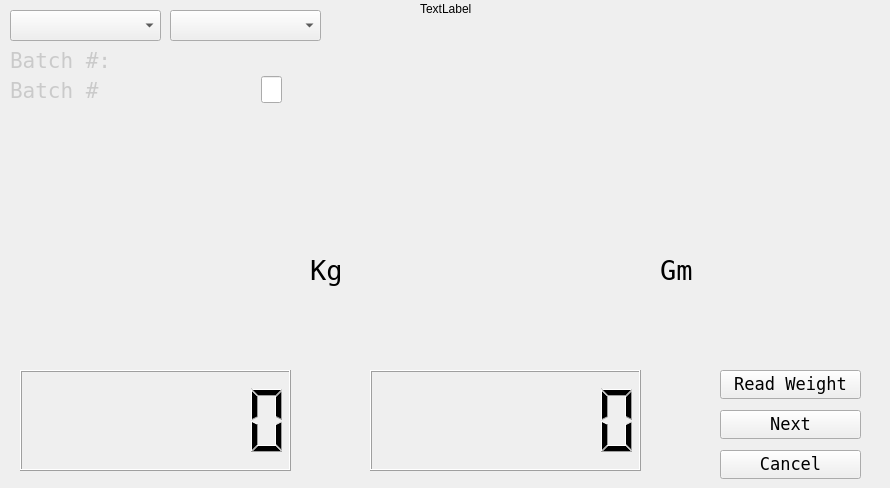
    <widget class="QWidget" name="tab_9">
     <property name="styleSheet">
      <string notr="true">#tabPane {
    background-color: blue;
    border : 10px solid yellow;
}</string>
     </property>
     <attribute name="title">
      <string>Main</string>
     </attribute>
     <widget class="QLCDNumber" name="lcdNumber2">
      <property name="geometry">
       <rect>
        <x>20</x>
        <y>370</y>
        <width>271</width>
        <height>101</height>
       </rect>
      </property>
      <property name="toolTip">
       <string>&lt;html&gt;&lt;head/&gt;&lt;body&gt;&lt;p align=&quot;center&quot;&gt;&lt;br/&gt;&lt;/p&gt;&lt;/body&gt;&lt;/html&gt;</string>
      </property>
      <property name="accessibleDescription">
       <string/>
      </property>
      <property name="layoutDirection">
       <enum>Qt::LeftToRight</enum>
      </property>
      <property name="autoFillBackground">
       <bool>false</bool>
      </property>
      <property name="styleSheet">
       <string notr="true"/>
      </property>
      <property name="digitCount">
       <number>7</number>
      </property>
      <property name="mode">
       <enum>QLCDNumber::Dec</enum>
      </property>
      <property name="segmentStyle">
       <enum>QLCDNumber::Filled</enum>
      </property>
      <property name="value" stdset="0">
       <double>0.000000000000000</double>
      </property>
     </widget>
     <widget class="QLCDNumber" name="lcdNumber">
      <property name="geometry">
       <rect>
        <x>370</x>
        <y>370</y>
        <width>271</width>
        <height>101</height>
       </rect>
      </property>
      <property name="digitCount">
       <number>7</number>
      </property>
     </widget>
     <widget class="QComboBox" name="comboBox2">
      <property name="geometry">
       <rect>
        <x>10</x>
        <y>10</y>
        <width>151</width>
        <height>31</height>
       </rect>
      </property>
      <property name="font">
       <font>
        <family>Bitstream Vera Serif</family>
        <pointsize>10</pointsize>
        <weight>50</weight>
        <italic>false</italic>
        <bold>false</bold>
       </font>
      </property>
     </widget>
     <widget class="QPushButton" name="start">
      <property name="geometry">
       <rect>
        <x>720</x>
        <y>370</y>
        <width>141</width>
        <height>29</height>
       </rect>
      </property>
      <property name="font">
       <font>
        <family>Bitstream Vera Sans Mono</family>
        <pointsize>13</pointsize>
        <weight>50</weight>
        <italic>false</italic>
        <bold>false</bold>
       </font>
      </property>
      <property name="text">
       <string>Read Weight</string>
      </property>
     </widget>
     <widget class="QLabel" name="text_label">
      <property name="geometry">
       <rect>
        <x>20</x>
        <y>300</y>
        <width>861</width>
        <height>21</height>
       </rect>
      </property>
      <property name="palette">
       <palette>
        <active>
         <colorrole role="WindowText">
          <brush brushstyle="SolidPattern">
           <color alpha="255">
            <red>202</red>
            <green>202</green>
            <blue>202</blue>
           </color>
          </brush>
         </colorrole>
        </active>
        <inactive>
         <colorrole role="WindowText">
          <brush brushstyle="SolidPattern">
           <color alpha="255">
            <red>202</red>
            <green>202</green>
            <blue>202</blue>
           </color>
          </brush>
         </colorrole>
        </inactive>
        <disabled>
         <colorrole role="WindowText">
          <brush brushstyle="SolidPattern">
           <color alpha="255">
            <red>133</red>
            <green>133</green>
            <blue>133</blue>
           </color>
          </brush>
         </colorrole>
        </disabled>
       </palette>
      </property>
      <property name="font">
       <font>
        <family>Bitstream Vera Sans Mono</family>
        <pointsize>16</pointsize>
        <weight>50</weight>
        <italic>false</italic>
        <bold>false</bold>
       </font>
      </property>
      <property name="text">
       <string/>
      </property>
     </widget>
     <widget class="QPushButton" name="nextButton">
      <property name="geometry">
       <rect>
        <x>720</x>
        <y>410</y>
        <width>141</width>
        <height>29</height>
       </rect>
      </property>
      <property name="font">
       <font>
        <family>Bitstream Vera Sans Mono</family>
        <pointsize>13</pointsize>
        <weight>50</weight>
        <italic>false</italic>
        <bold>false</bold>
       </font>
      </property>
      <property name="text">
       <string>Next</string>
      </property>
     </widget>
     <widget class="QComboBox" name="comboBox1">
      <property name="geometry">
       <rect>
        <x>170</x>
        <y>10</y>
        <width>151</width>
        <height>31</height>
       </rect>
      </property>
      <property name="font">
       <font>
        <family>Bitstream Vera Serif</family>
        <pointsize>10</pointsize>
        <weight>50</weight>
        <italic>false</italic>
        <bold>false</bold>
       </font>
      </property>
     </widget>
     <widget class="QLabel" name="label_5">
      <property name="geometry">
       <rect>
        <x>660</x>
        <y>250</y>
        <width>61</width>
        <height>41</height>
       </rect>
      </property>
      <property name="font">
       <font>
        <family>Bitstream Vera Sans Mono</family>
        <pointsize>20</pointsize>
        <weight>50</weight>
        <italic>false</italic>
        <bold>false</bold>
       </font>
      </property>
      <property name="text">
       <string>Gm</string>
      </property>
     </widget>
     <widget class="QLabel" name="label_6">
      <property name="geometry">
       <rect>
        <x>310</x>
        <y>250</y>
        <width>41</width>
        <height>41</height>
       </rect>
      </property>
      <property name="font">
       <font>
        <family>Bitstream Vera Sans Mono</family>
        <pointsize>20</pointsize>
        <weight>50</weight>
        <italic>false</italic>
        <bold>false</bold>
       </font>
      </property>
      <property name="text">
       <string>Kg</string>
      </property>
     </widget>
     <widget class="QLabel" name="label_img">
      <property name="geometry">
       <rect>
        <x>420</x>
        <y>0</y>
        <width>54</width>
        <height>17</height>
       </rect>
      </property>
      <property name="sizePolicy">
       <sizepolicy hsizetype="MinimumExpanding" vsizetype="MinimumExpanding">
        <horstretch>0</horstretch>
        <verstretch>0</verstretch>
       </sizepolicy>
      </property>
      <property name="text">
       <string>TextLabel</string>
      </property>
     </widget>
     <widget class="QPushButton" name="CancelButton">
      <property name="geometry">
       <rect>
        <x>720</x>
        <y>450</y>
        <width>141</width>
        <height>29</height>
       </rect>
      </property>
      <property name="font">
       <font>
        <family>Bitstream Vera Sans Mono</family>
        <pointsize>13</pointsize>
        <weight>50</weight>
        <italic>false</italic>
        <bold>false</bold>
       </font>
      </property>
      <property name="text">
       <string>Cancel</string>
      </property>
     </widget>
     <widget class="QLabel" name="bulk_label">
      <property name="geometry">
       <rect>
        <x>20</x>
        <y>340</y>
        <width>861</width>
        <height>21</height>
       </rect>
      </property>
      <property name="palette">
       <palette>
        <active>
         <colorrole role="WindowText">
          <brush brushstyle="SolidPattern">
           <color alpha="255">
            <red>202</red>
            <green>202</green>
            <blue>202</blue>
           </color>
          </brush>
         </colorrole>
        </active>
        <inactive>
         <colorrole role="WindowText">
          <brush brushstyle="SolidPattern">
           <color alpha="255">
            <red>202</red>
            <green>202</green>
            <blue>202</blue>
           </color>
          </brush>
         </colorrole>
        </inactive>
        <disabled>
         <colorrole role="WindowText">
          <brush brushstyle="SolidPattern">
           <color alpha="255">
            <red>133</red>
            <green>133</green>
            <blue>133</blue>
           </color>
          </brush>
         </colorrole>
        </disabled>
       </palette>
      </property>
      <property name="font">
       <font>
        <family>Bitstream Vera Sans Mono</family>
        <pointsize>16</pointsize>
        <weight>50</weight>
        <italic>false</italic>
        <bold>false</bold>
       </font>
      </property>
      <property name="text">
       <string/>
      </property>
     </widget>
     <widget class="QLabel" name="batch_label">
      <property name="geometry">
       <rect>
        <x>10</x>
        <y>80</y>
        <width>371</width>
        <height>21</height>
       </rect>
      </property>
      <property name="palette">
       <palette>
        <active>
         <colorrole role="WindowText">
          <brush brushstyle="SolidPattern">
           <color alpha="255">
            <red>202</red>
            <green>202</green>
            <blue>202</blue>
           </color>
          </brush>
         </colorrole>
        </active>
        <inactive>
         <colorrole role="WindowText">
          <brush brushstyle="SolidPattern">
           <color alpha="255">
            <red>202</red>
            <green>202</green>
            <blue>202</blue>
           </color>
          </brush>
         </colorrole>
        </inactive>
        <disabled>
         <colorrole role="WindowText">
          <brush brushstyle="SolidPattern">
           <color alpha="255">
            <red>133</red>
            <green>133</green>
            <blue>133</blue>
           </color>
          </brush>
         </colorrole>
        </disabled>
       </palette>
      </property>
      <property name="font">
       <font>
        <family>Bitstream Vera Sans Mono</family>
        <pointsize>16</pointsize>
        <weight>50</weight>
        <italic>false</italic>
        <bold>false</bold>
       </font>
      </property>
      <property name="text">
       <string>Batch #</string>
      </property>
     </widget>
     <widget class="QLineEdit" name="batch_lineEdit">
      <property name="geometry">
       <rect>
        <x>261</x>
        <y>76</y>
        <width>21</width>
        <height>27</height>
       </rect>
      </property>
      <property name="palette">
       <palette>
        <active/>
        <inactive/>
        <disabled/>
       </palette>
      </property>
      <property name="inputMask">
       <string/>
      </property>
      <property name="maxLength">
       <number>1</number>
      </property>
      <property name="frame">
       <bool>true</bool>
      </property>
     </widget>
     <widget class="QLabel" name="batch_label_title">
      <property name="geometry">
       <rect>
        <x>10</x>
        <y>50</y>
        <width>371</width>
        <height>21</height>
       </rect>
      </property>
      <property name="palette">
       <palette>
        <active>
         <colorrole role="WindowText">
          <brush brushstyle="SolidPattern">
           <color alpha="255">
            <red>202</red>
            <green>202</green>
            <blue>202</blue>
           </color>
          </brush>
         </colorrole>
        </active>
        <inactive>
         <colorrole role="WindowText">
          <brush brushstyle="SolidPattern">
           <color alpha="255">
            <red>202</red>
            <green>202</green>
            <blue>202</blue>
           </color>
          </brush>
         </colorrole>
        </inactive>
        <disabled>
         <colorrole role="WindowText">
          <brush brushstyle="SolidPattern">
           <color alpha="255">
            <red>133</red>
            <green>133</green>
            <blue>133</blue>
           </color>
          </brush>
         </colorrole>
        </disabled>
       </palette>
      </property>
      <property name="font">
       <font>
        <family>Bitstream Vera Sans Mono</family>
        <pointsize>16</pointsize>
        <weight>50</weight>
        <italic>false</italic>
        <bold>false</bold>
       </font>
      </property>
      <property name="text">
       <string>Batch #:</string>
      </property>
     </widget>
    </widget>
